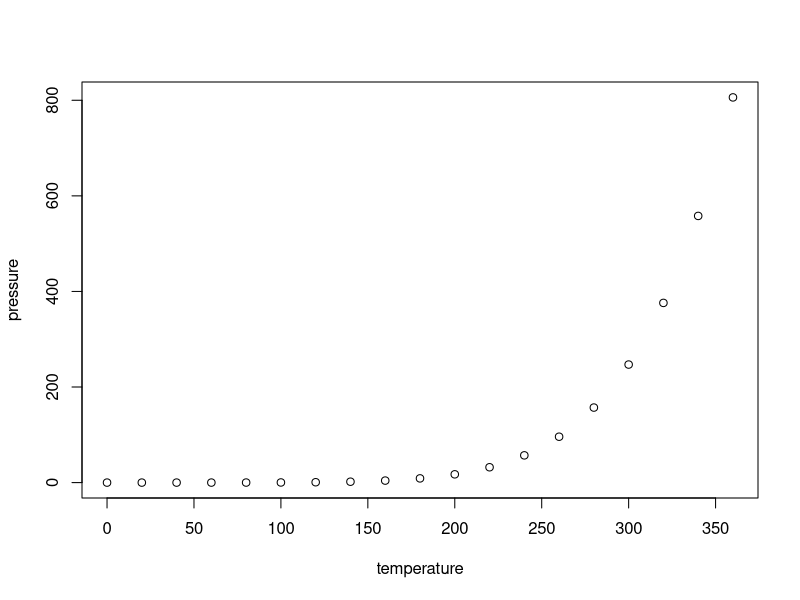
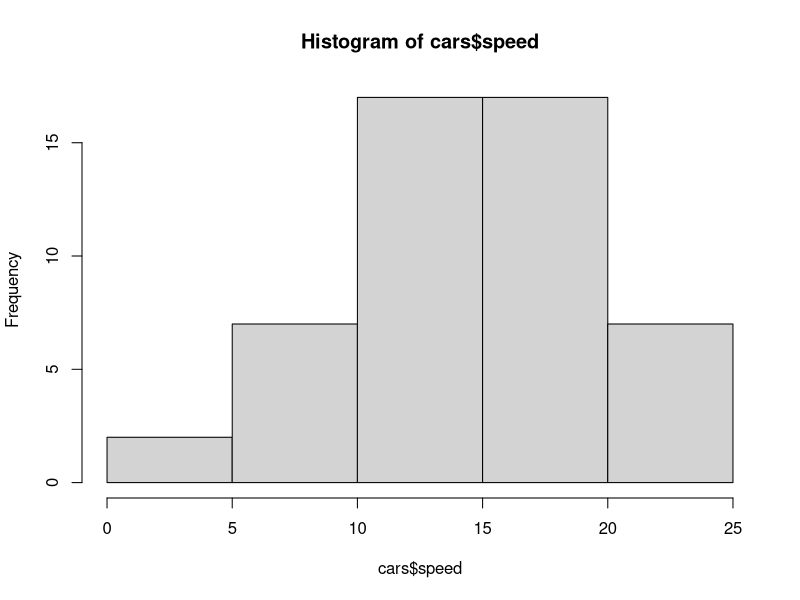
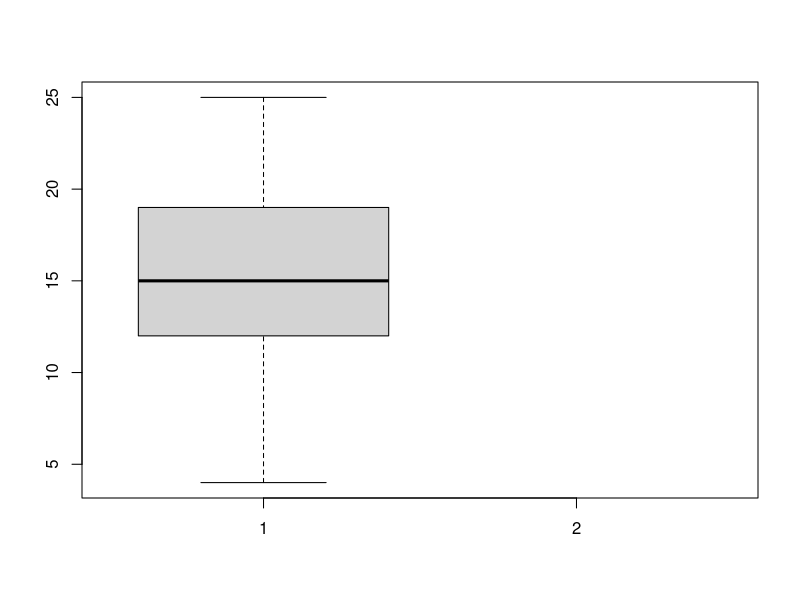

R code for these plots, in order:
## ---- chunk 1
knitr::opts_chunk$set(echo = TRUE)
## ---- chunk 2
summary(cars)
## ---- chunk 3
plot(pressure)
## ---- chunk 4
head(cars)
hist(cars$speed)
## ---- chunk 5
head(cars)
boxplot(cars$speed, cars$hwy)
